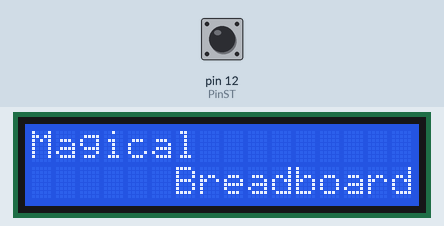
A sketch run on a simulated Arduino Uno, built with avr-gcc and run on an emulated ATmega328P. Parts: 16×2 character LCD. The inputs (shaded band) are chosen by the test bench; at power-on: pin 12 (PinST) LOW.

Above: at 2.6 s.
2.7 s: pin 12 (PinST) pulsed HIGH 5 times (0.12 s each, 0.3 s apart)
At 3.26 s:
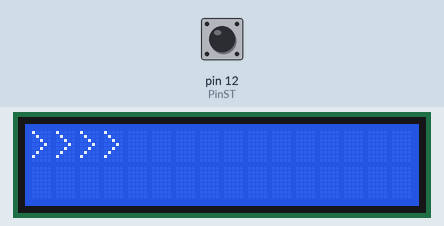
At 4.6 s:
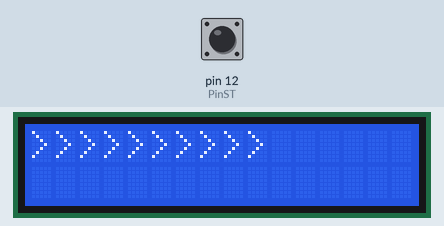
5.7 s: pin 12 (PinST) driven HIGH
At 6.5 s:
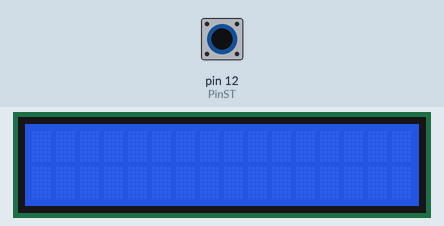
8.7 s: pin 12 (PinST) driven LOW
Timing chart, 0 to 11.7 s (numbered marks = the images above; inputs shaded):
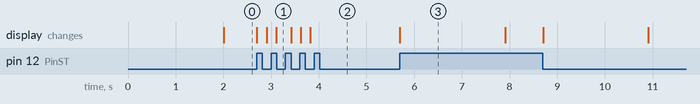

Measured:
- after the input at 2.7 s, the display: first changes at once (image 1 shows a later state)
- after the input at 5.7 s, the display: changes at once (image 3)
- what the display in image 3 shows lasts 2.2 s, from 5.7 s to 7.9 s

The sketch:

Project_3.ino
```cpp
#include <LiquidCrystal.h>     // Подключаем библиотеку LiquidCrystal для работы с LCD дисплеем
LiquidCrystal lcd(2,3,4,5,6,7);// Создаём объект библиотеки LiquidCrystal, выводы дисплея (RS,E,D4,D5,D6,D7)
const int      PinST = 12;     // Создаём константу с № входа к которому подключён датчик вибраций
      bool     Tilt  = 0;      // Создаём переменную с флагом наклона
      uint32_t TiltTime;       // Создаём переменную для хранения времени последнего изменения наклона
      uint8_t  TiltSum;        // Создаём переменную для подсчёта количества наклонов
      uint8_t  symbol[7][8] = {// Создаём массив из семи символов, для их записи в ОЗУ дисплея
                                  {14,10,10,10,31,17,17,0} /* Д */, {21,21,21,14,21,21,21,0} /* Ж */,
                                  {17,17,19,21,25,17,17,0} /* И */, { 7, 9,17,17,17,17,17,0} /* Л */,
                                  {17,17,17,15, 1, 1,14,0} /* У */, {17,17,17,15, 1, 1, 1,0} /* Ч */,
                                  {21,21,21,21,21,21,31,0} /* Ш */  };
      char*    answer[10]   = {// Создаём массив с ответами на вопросы
                                  "\1A","HET","KOHE\6HO, \1A","KOHE\6HO, HET","\1A, HO HE CPA3\5",
                                  "HE \5BEPEH","BO3MO\2HO","HEBO3MO\2HO","\7\5T\3\7b?",
                                  "H\3 B KOEM C\4\5\6AE"};
void setup(){
    pinMode(PinST, INPUT);     // Конфигурируем вывод PinST как вход
    lcd.begin(16, 2);          // Инициируем работу с LCD дисплеем, указывая количество (столбцов, строк)
    for(int i=0; i<7; i++){lcd.createChar(i+1, symbol[i]);} // Записываем массив символов в ОЗУ дисплея
}

void loop(){
    if(Tilt!=digitalRead(PinST)){  // Если текущее состояние датчика наклона отличается от предыдущего
        if((TiltTime+1000)>millis()){lcd.print(">>"); TiltSum++;}  // Если прошло <1сек. увеличиваем счетчик
        else                        {lcd.setCursor(0,0); lcd.clear(); TiltSum=0;} // иначе обнуляем его
        Tilt=!Tilt; delay(200); TiltTime=millis();  // Сохраняем время и текущее состояние датчика наклона
    }
    if(TiltSum>6){  // Если состояние датчика наклона менялось больше 6 раз, выводим один из ответов
        TiltSum=0; lcd.clear(); lcd.setCursor(0,0); lcd.print(answer[((TiltTime/10)%10)]); delay(5000);
    }
    if((TiltTime+2000)<millis()){  // Если датчик неподвижен более 2 секунд, выводим заставку
        lcd.setCursor(0,0); lcd.print("Magical         ");
        lcd.setCursor(0,1); lcd.print("      Breadboard");
    }
}
```
